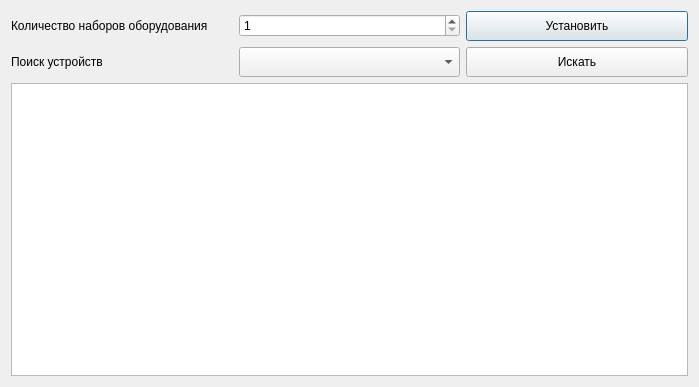
<?xml version="1.0" encoding="UTF-8"?>
<ui version="4.0">
 <class>DeviceFinder</class>
 <widget class="QDialog" name="DeviceFinder">
  <property name="geometry">
   <rect>
    <x>0</x>
    <y>0</y>
    <width>699</width>
    <height>387</height>
   </rect>
  </property>
  <property name="windowTitle">
   <string>Dialog</string>
  </property>
  <layout class="QVBoxLayout" name="verticalLayout">
   <item>
    <layout class="QHBoxLayout" name="horizontalLayout">
     <item>
      <widget class="QLabel" name="label">
       <property name="text">
        <string>Количество наборов оборудования</string>
       </property>
      </widget>
     </item>
     <item>
      <widget class="QDoubleSpinBox" name="doubleSpinBoxNumberOfSets">
       <property name="decimals">
        <number>0</number>
       </property>
       <property name="minimum">
        <double>1.000000000000000</double>
       </property>
       <property name="value">
        <double>1.000000000000000</double>
       </property>
      </widget>
     </item>
     <item>
      <widget class="QPushButton" name="pushSetQuantity">
       <property name="minimumSize">
        <size>
         <width>0</width>
         <height>30</height>
        </size>
       </property>
       <property name="text">
        <string>Установить</string>
       </property>
      </widget>
     </item>
    </layout>
   </item>
   <item>
    <layout class="QHBoxLayout" name="horizontalLayout_2">
     <item>
      <widget class="QLabel" name="label_2">
       <property name="text">
        <string>Поиск устройств</string>
       </property>
      </widget>
     </item>
     <item>
      <widget class="QComboBox" name="comboDevices">
       <property name="minimumSize">
        <size>
         <width>0</width>
         <height>30</height>
        </size>
       </property>
      </widget>
     </item>
     <item>
      <widget class="QPushButton" name="pushSearch">
       <property name="minimumSize">
        <size>
         <width>0</width>
         <height>30</height>
        </size>
       </property>
       <property name="text">
        <string>Искать</string>
       </property>
      </widget>
     </item>
    </layout>
   </item>
   <item>
    <widget class="QTextEdit" name="textEditConsole"/>
   </item>
  </layout>
 </widget>
 <resources/>
 <connections/>
</ui>
